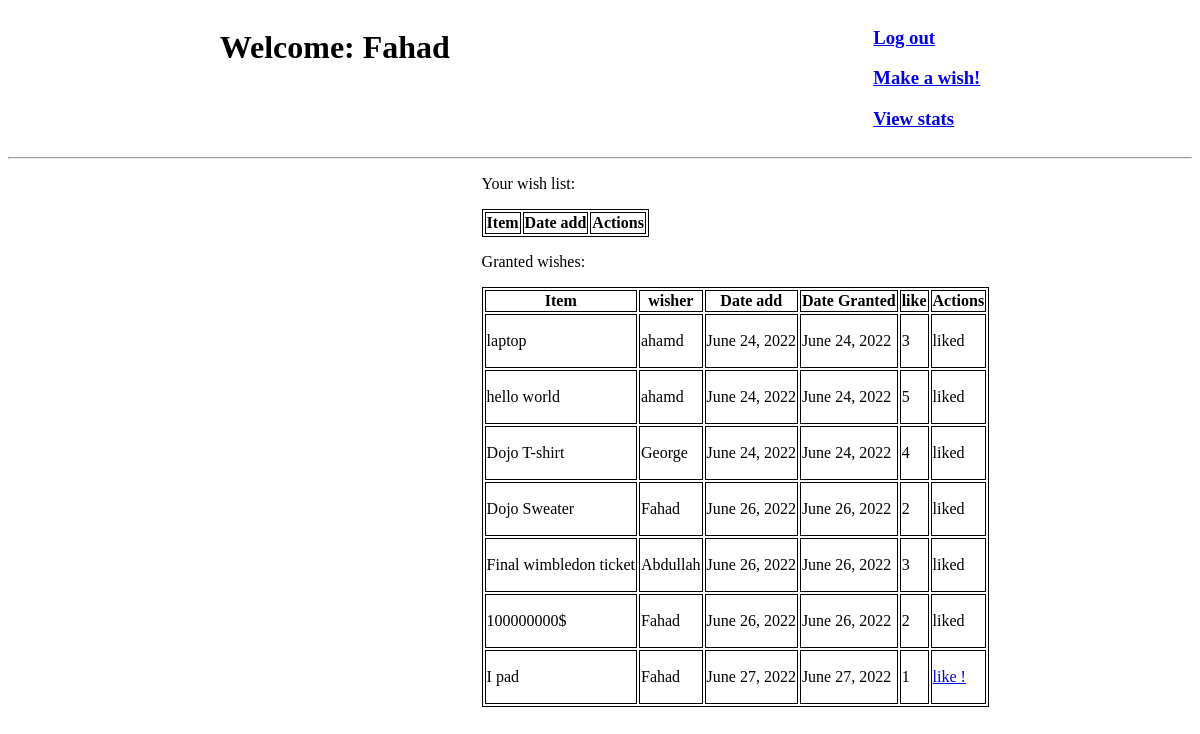
Screenshot of /home (signed in) with the database file from the repository.
### app/models.py (models this page shows)
class User(models.Model):
    fname = models.CharField(max_length=255)
    lname = models.CharField(max_length=255)
    email = models.EmailField(max_length=255)
    password = models.CharField(max_length=255)
    createdAt = models.DateTimeField(auto_now_add=True)
    updatedAt = models.DateTimeField(auto_now=True)
    objects = UserManager()

class Grantedd(models.Model):
    Gran = models.ForeignKey(Wish, related_name="wishd", on_delete = models.CASCADE)
    createdAt = models.DateField(auto_now_add=True)
    updatedAt = models.DateField(auto_now=True)

class Wish(models.Model):
    item = models.CharField(max_length=255)
    desc = models.CharField(max_length=250)
    done = models.BooleanField(default=False)
    user = models.ForeignKey(User, related_name="wishs", on_delete = models.CASCADE)
    like = models.ManyToManyField(User, related_name="liked")
    createdAt = models.DateField(auto_now_add=True)
    updatedAt = models.DateField(auto_now=True)
    objects = WishManager()

### app/views.py (the view)
# urls.py: path('home',views.success),
def success(request):
    if not 'loggedInId' in request.session:
        return redirect('/')
    context = {
        'user': User.objects.get(id=request.session['loggedInId']),
        'wish' : Wish.objects.all().order_by("-createdAt"), #all of them in same day ! im sure the code is right !! i cound done it by (ID) to show you or you could try it xD
        'granted' :Grantedd.objects.all()
        }
    return render(request, 'welcome.html', context)

### app/Templates/welcome.html (shortened to what this page needs)
<!DOCTYPE html>
<html lang="en">
<head>
    {% load static %}
    <link rel="stylesheet" href="{% static 'css/style.css' %}">
</head>
<body>
    <div class="topbar">
        <h1>Welcome: {{user.fname}}</h1>
        <div>
        <h3><a href="/logout">Log out</a></h3>
        <h3><a href="home/addwish"> Make a wish!</a></h3>
        <h3><a href="home/stat">View stats</a></h3>
        </div>
    </div>
    <hr>
    <div>
        <div class="Dash">
            <p>Your wish list:</p>
            <table>
                <tr>
                <th>Item</th>
                <th>Date add</th>
                <th>Actions</th>
                </tr>
            </table>
        </div>
        <div class="Dash">
            <p>Granted wishes:</p>
            <table>
                <tr>
                <th>Item</th>
                <th>wisher</th>
                <th>Date add</th>
                <th>Date Granted</th>
                <th>like</th>
                <th>Actions</th>
                </tr>
                {%for x in granted%}
                <tr>
                <td><p>{{x.Gran.item}}</p></td>
                <td>{{x.Gran.user.fname}}</td>
                <td>{{x.Gran.createdAt}}</td>
                <td>{{x.createdAt}}</td>
                <td><p>{{x.Gran.like.count}}</p></td>
                {%if user not in x.Gran.like.all%}
                <td><a href="/like/{{x.Gran.id}}">like !</a></td>
                {%else%}
                <td><p>liked</p></td>
                {%endif%}
                </tr>
                {%endfor%}
            </table>
        </div>
    </div>
</html>

### app/static/css/style.css (style rules this page uses)
.topbar { display: flex; justify-content: space-around; }
table, th { border: 1px solid rgb(82, 82, 82); }
table, th, td { border: 1px solid black; }
.Dash { margin-left: 40%; }

### rows the page displays
User: fname "Fahad"
Grantedd: Gran.item "laptop", Gran.user.fname "ahamd", Gran.createdAt "June 24, 2022", createdAt "June 24, 2022", Gran.like.count "3", shows "liked"
Grantedd: Gran.item "hello world", Gran.user.fname "ahamd", Gran.createdAt "June 24, 2022", createdAt "June 24, 2022", Gran.like.count "5", shows "liked"
Grantedd: Gran.item "Dojo T-shirt", Gran.user.fname "George", Gran.createdAt "June 24, 2022", createdAt "June 24, 2022", Gran.like.count "4", shows "liked"
Grantedd: Gran.item "Dojo Sweater", Gran.user.fname "Fahad", Gran.createdAt "June 26, 2022", createdAt "June 26, 2022", Gran.like.count "2", shows "liked"
Grantedd: Gran.item "Final wimbledon ticket", Gran.user.fname "Abdullah", Gran.createdAt "June 26, 2022", createdAt "June 26, 2022", Gran.like.count "3", shows "liked"
Grantedd: Gran.item "100000000$", Gran.user.fname "Fahad", Gran.createdAt "June 26, 2022", createdAt "June 26, 2022", Gran.like.count "2", shows "liked"
Grantedd: Gran.item "I pad", Gran.user.fname "Fahad", Gran.createdAt "June 27, 2022", createdAt "June 27, 2022", Gran.like.count "1"
